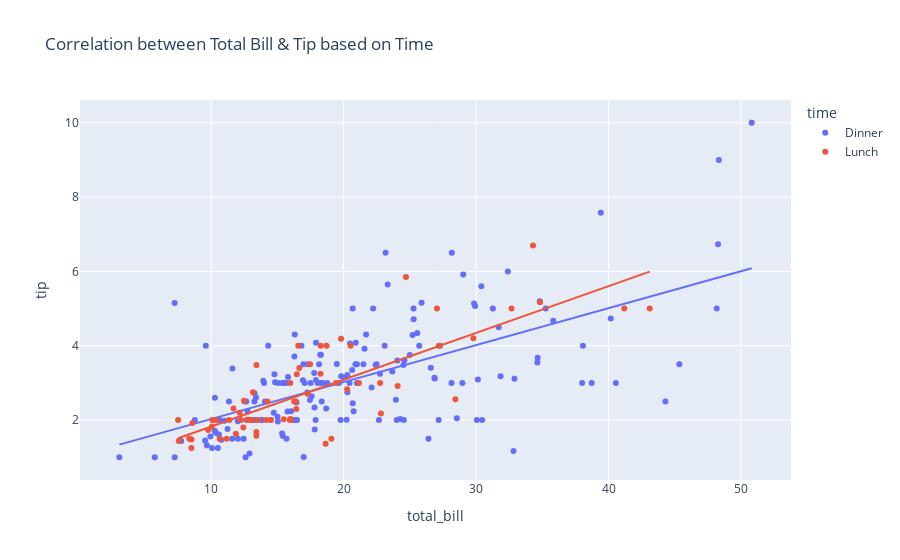

Notebook code for this chart:
### Code cell
figure = px.scatter(data_frame=data,x="total_bill",y="tip",color="time",trendline="ols",title="Correlation between Total Bill & Tip based on Time")
figure.show()

### Figure 1 — Plotly figure (JSON) as saved in the notebook; plotly's stock layout.template omitted (floating-point values rounded to 4 significant figures; data arrays with more than 128 entries replaced by an {"elided": "..."} marker saying what was removed)
{"data": [{"hovertemplate": "time=Dinner<br>total_bill=%{x}<br>tip=%{y}<extra></extra>", "legendgroup": "Dinner", "marker": {"color": "#636efa", "symbol": "circle"}, "mode": "markers", "name": "Dinner", "orientation": "v", "showlegend": true, "type": "scatter", "x": {"elided": "176 float values"}, "xaxis": "x", "y": {"elided": "176 float values"}, "yaxis": "y"}, {"hovertemplate": "<b>OLS trendline</b><br>tip = 0.0994262 * total_bill + 1.03489<br>R<sup>2</sup>=0.400526<br><br>time=Dinner<br>total_bill=%{x}<br>tip=%{y} <b>(trend)</b><extra></extra>", "legendgroup": "Dinner", "marker": {"color": "#636efa", "symbol": "circle"}, "mode": "lines", "name": "Dinner", "showlegend": false, "type": "scatter", "x": {"elided": "176 float values"}, "xaxis": "x", "y": {"elided": "176 float values"}, "yaxis": "y"}, {"hovertemplate": "time=Lunch<br>total_bill=%{x}<br>tip=%{y}<extra></extra>", "legendgroup": "Lunch", "marker": {"color": "#EF553B", "symbol": "circle"}, "mode": "markers", "name": "Lunch", "orientation": "v", "showlegend": true, "type": "scatter", "x": [27.2, 22.76, 17.29, 19.44, 16.66, 10.07, 32.68, 15.98, 34.83, 13.03, 18.28, 24.71, 21.16, 10.65, 12.43, 24.08, 11.69, 13.42, 14.26, 15.95, 12.48, 29.8, 8.52, 14.52, 11.38, 22.82, 19.08, 20.27, 11.17, 12.26, 18.26, 8.51, 10.33, 14.15, 16, 13.16, 17.47, 34.3, 41.19, 27.05, 16.43, 8.35, 18.64, 11.87, 9.78, 7.51, 19.81, 28.44, 15.48, 16.58, 7.56, 10.34, 43.11, 13, 13.51, 18.71, 12.74, 13, 16.4, 20.53, 16.47, 12.16, 13.42, 8.58, 15.98, 13.42, 16.27, 10.09], "xaxis": "x", "y": [4, 3, 2.71, 3, 3.4, 1.83, 5, 2.03, 5.17, 2, 4, 5.85, 3, 1.5, 1.8, 2.92, 2.31, 1.68, 2.5, 2, 2.52, 4.2, 1.48, 2, 2, 2.18, 1.5, 2.83, 1.5, 2, 3.25, 1.25, 2, 2, 2, 2.75, 3.5, 6.7, 5, 5, 2.3, 1.5, 1.36, 1.63, 1.73, 2, 4.19, 2.56, 2.02, 4, 1.44, 2, 5, 2, 2, 4, 2.01, 2, 2.5, 4, 3.23, 2.2, 3.48, 1.92, 3, 1.58, 2.5, 2], "yaxis": "y"}, {"hovertemplate": "<b>OLS trendline</b><br>tip = 0.125853 * total_bill + 0.567362<br>R<sup>2</sup>=0.648708<br><br>time=Lunch<br>total_bill=%{x}<br>tip=%{y} <b>(trend)</b><extra></extra>", "legendgroup": "Lunch", "marker": {"color": "#EF553B", "symbol": "circle"}, "mode": "lines", "name": "Lunch", "showlegend": false, "type": "scatter", "x": [7.51, 7.56, 8.35, 8.51, 8.52, 8.58, 9.78, 10.07, 10.09, 10.33, 10.34, 10.65, 11.17, 11.38, 11.69, 11.87, 12.16, 12.26, 12.43, 12.48, 12.74, 13, 13, 13.03, 13.16, 13.42, 13.42, 13.42, 13.51, 14.15, 14.26, 14.52, 15.48, 15.95, 15.98, 15.98, 16, 16.27, 16.4, 16.43, 16.47, 16.58, 16.66, 17.29, 17.47, 18.26, 18.28, 18.64, 18.71, 19.08, 19.44, 19.81, 20.27, 20.53, 21.16, 22.76, 22.82, 24.08, 24.71, 27.05, 27.2, 28.44, 29.8, 32.68, 34.3, 34.83, 41.19, 43.11], "xaxis": "x", "y": [1.513, 1.519, 1.618, 1.638, 1.64, 1.647, 1.798, 1.835, 1.837, 1.867, 1.869, 1.908, 1.973, 2.0, 2.039, 2.061, 2.098, 2.11, 2.132, 2.138, 2.171, 2.203, 2.203, 2.207, 2.224, 2.256, 2.256, 2.256, 2.268, 2.348, 2.362, 2.395, 2.516, 2.575, 2.578, 2.578, 2.581, 2.615, 2.631, 2.635, 2.64, 2.654, 2.664, 2.743, 2.766, 2.865, 2.868, 2.913, 2.922, 2.969, 3.014, 3.061, 3.118, 3.151, 3.23, 3.432, 3.439, 3.598, 3.677, 3.972, 3.991, 4.147, 4.318, 4.68, 4.884, 4.951, 5.751, 5.993], "yaxis": "y"}], "layout": {"legend": {"title": {"text": "time"}, "tracegroupgap": 0}, "title": {"text": "Correlation between Total Bill & Tip based on Time"}, "xaxis": {"anchor": "y", "domain": [0, 1], "title": {"text": "total_bill"}}, "yaxis": {"anchor": "x", "domain": [0, 1], "title": {"text": "tip"}}}}
